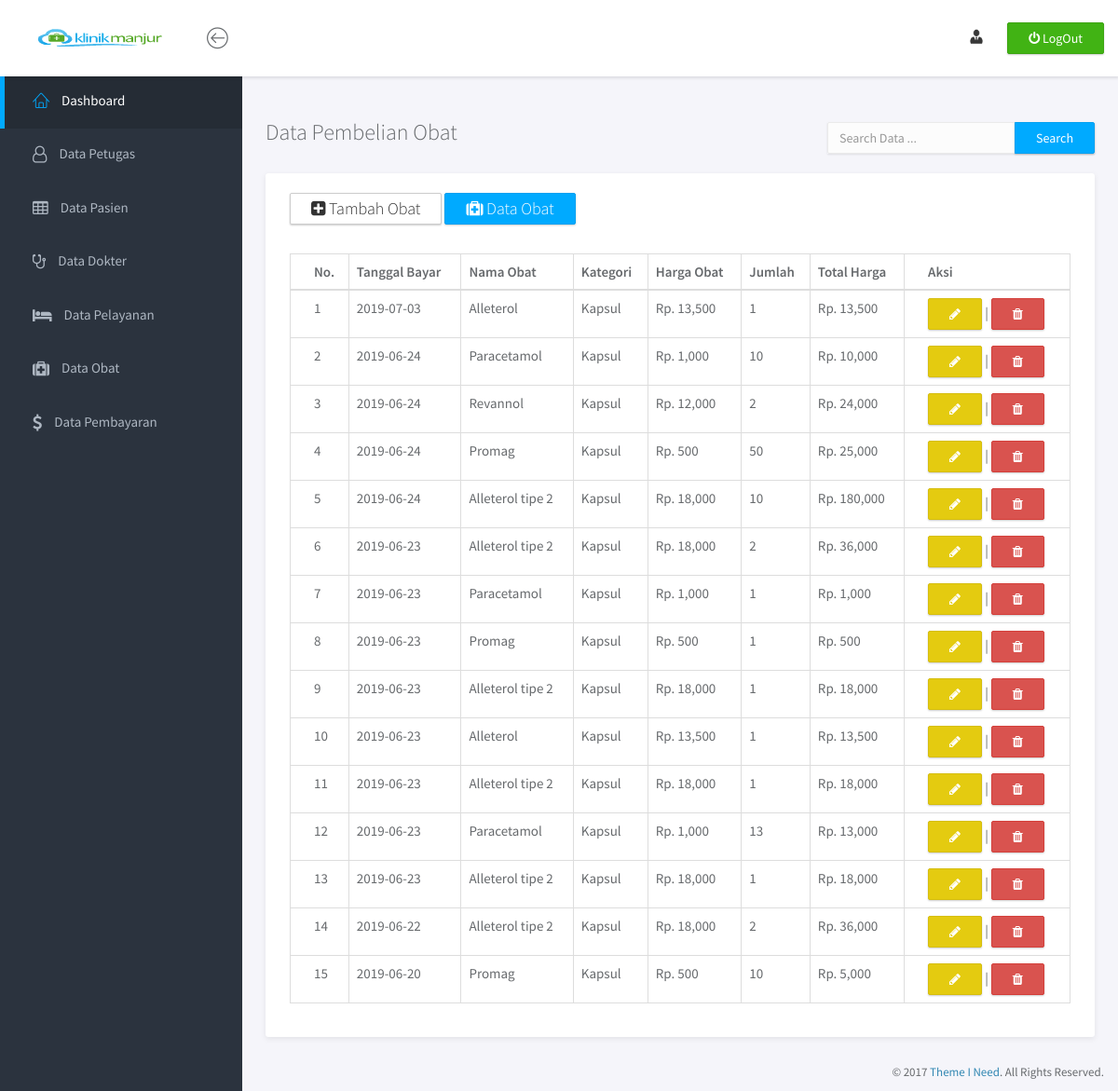
Screenshot of /admin/data-pembelian-obat.php with the database file from the repository.
### tables this page shows
CREATE TABLE `pembayaran_obat` (
  `id_pembayaran_obat` int(11) NOT NULL,
  `id_bayar` int(11) NOT NULL,
  `id_obat` int(11) NOT NULL,
  `jumlah` int(11) NOT NULL
);

CREATE TABLE `bayar` (
  `id_bayar` int(11) NOT NULL,
  `id_pasien` int(11) NOT NULL,
  `id_dokter` int(11) NOT NULL,
  `tanggal_bayar` date NOT NULL,
  `tarif` varchar(20) NOT NULL,
  `biaya_resep` varchar(30) NOT NULL,
  `keluhan` text NOT NULL,
  `diagnosa` text NOT NULL,
  `resep` text NOT NULL,
  `total_bayar` varchar(50) NOT NULL
);

CREATE TABLE `obat` (
  `id_obat` int(11) NOT NULL,
  `nama_obat` varchar(50) NOT NULL,
  `kategori` enum('Kapsul','Pil','Sirup','Tetes','Antibiotik') NOT NULL,
  `harga_obat` varchar(20) NOT NULL,
  `stok` int(11) NOT NULL,
  `keterangan` text NOT NULL
);

### admin/data-pembelian-obat.php (the view, shortened to what this page needs)
<?php
include 'koneksi.php';
$ambil = $koneksi ->query("SELECT * FROM pembayaran_obat INNER JOIN bayar ON pembayaran_obat.id_bayar = bayar.id_bayar INNER JOIN obat ON pembayaran_obat.id_obat = obat.id_obat ORDER BY id_pembayaran_obat DESC");
?>
<!doctype html>
<html lang="en">
<head>
	<link rel="stylesheet" href="assets/vendor/bootstrap/css/bootstrap.min.css">
	<link rel="stylesheet" href="assets/vendor/font-awesome/css/font-awesome.min.css">
	<link rel="stylesheet" href="assets/vendor/linearicons/style.css">
	<link rel="stylesheet" href="assets/css/main.css">
	<link rel="stylesheet" href="assets/css/demo.css">
</head>
<body>
	<div id="wrapper">
		<nav class="navbar navbar-default navbar-fixed-top">
			<div class="brand">
				<img src="assets/img/manjur.png" alt="Klorofil Logo" class="img-responsive logo">
			</div>
			<div class="container-fluid">
				<div class="navbar-btn">
					<button type="button" class="btn-toggle-fullwidth"><i class="lnr lnr-arrow-left-circle"></i></button>
				</div>
				<div class="navbar-btn navbar-btn-right">
					<a class="btn btn-success update-pro" href="logout.php" title="LOGOUT"><i class="fa fa-power-off"></i> <span> LogOut</span></a>
				</div>
				<div id="navbar-menu">
					<ul class="nav navbar-nav navbar-right">
						<li class="dropdown">
							<a href="#" class="dropdown-toggle" data-toggle="dropdown"><img src="assets/img/kepsek.png" class="img-circle" alt="Avatar"> <span><?php print_r($_SESSION['user']) ?></span></a>
						</li>
					</ul>
				</div>
			</div>
		</nav>
		<div id="sidebar-nav" class="sidebar">
			<div class="sidebar-scroll">
				<nav>
					<ul class="nav">
						<li><a href="dashboard.php" class="active"><i class="lnr lnr-home"></i> <span>Dashboard</span></a></li>
						<li><a href="data-petugas.php" class=""><i class="fa fa-user-o"></i> <span>Data Petugas</span></a></li>
						<li><a href="data-pasien.php" class=""><i class="fa fa-table"></i> <span>Data Pasien</span></a></li>
						<li><a href="data-dokter.php" class=""><i class="fa fa-stethoscope"></i> <span>Data Dokter</span></a></li>
						<li><a href="data-pelayanan.php" class=""><i class="fa fa-bed"></i> <span>Data Pelayanan</span></a></li>
						<li><a href="data-obat.php" class=""><i class="fa fa-medkit"></i> <span>Data Obat</span></a></li>
						<li><a href="data-biaya.php" class=""><i class="fa fa-usd"></i> <span>Data Pembayaran</span></a></li>
					</ul>
				</nav>
			</div>
		</div>
		<div class="main">
			<div class="main-content">
				<div class="container-fluid">
					<form class="navbar-form navbar-right" action="search-pembelian-obat.php" method="post">
						<div class="input-group">
							<input type="text" name="keyword" value="" class="form-control" placeholder="Search Data ..." autocomplete="off" autofocus>
							<span class="input-group-btn">
								<button type="submit" class="btn btn-primary" name="cari">Search</button>
							</span>
						</div>
					</form>
						<br>
					<h3 class="page-title">Data Pembelian Obat</h3>
							<div class="panel">
								<div class="panel-heading">
									<a href="tambah-obat.php" class="btn-default btn">
										<h6 class="panel-title"><i class="fa fa-plus-square" aria-hidden="true"></i> Tambah Obat</h6>
									</a>
									<a href="data-obat.php" class="btn-primary btn">
										<h6 class="panel-title"><i class="fa fa-medkit" aria-hidden="true"></i> Data Obat</h6>
									</a>
									<br>
								</div>
								<div class="panel-body">
									<table class="table table-bordered">
										<thead>
											<tr>
												<th>No.</th>
												<th>Tanggal Bayar</th>
												<th>Nama Obat</th>
												<th>Kategori</th>
												<th>Harga Obat</th>
												<th>Jumlah</th>
												<th>Total Harga</th>
												<th>Aksi</th>
											</tr>
										</thead>
										<tbody>
											<?php
												$no=1;
												while ($pecah = $ambil->fetch_assoc()){
											?>
											<tr>
												<td><?php echo $no; ?></td>
												<td><?php echo $pecah["tanggal_bayar"]; ?></td>
												<td><?php echo $pecah["nama_obat"]; ?></td>
												<td><?php echo $pecah["kategori"]; ?></td>
												<td>Rp. <?php echo number_format($pecah["harga_obat"]);?></td>
												<td><?php echo $pecah["jumlah"]; ?></td>
												<td>Rp. <?php echo number_format($pecah["harga_obat"]*$pecah["jumlah"]);?></td>
												<td>
													<a href="update-obat.php?id=<?php echo $pecah['id_obat']; ?>" class="btn-warning btn"><i class="fa fa-pencil"></i>
													</a> |
													<a href="hapus-obat.php?id=<?php echo $pecah['id_obat']; ?>" class="btn-danger btn"><i class="fa fa-trash"></i>
													</a>
												</td>
											</tr>
											<?php $no++;  ?>
											<?php } ?>
										</tbody>
									</table>
								</div>
							</div>
				</div>
			</div>
		</div>
		<footer>
			<div class="container-fluid">
				<p class="copyright">&copy; 2017 <a href="https://www.themeineed.com" target="_blank">Theme I Need</a>. All Rights Reserved.</p>
			</div>
		</footer>
	</div>
</body>
</html>

### rows the page displays
pembayaran_obat: id_bayar.tanggal_bayar "2019-07-03", id_obat.nama_obat "Alleterol", id_obat.kategori "Kapsul", id_obat.harga_obat "13,500", jumlah "1", $pecah["harga_obat"]*$pecah["jumlah"] "13,500"
pembayaran_obat: id_bayar.tanggal_bayar "2019-06-24", id_obat.nama_obat "Paracetamol", id_obat.kategori "Kapsul", id_obat.harga_obat "1,000", jumlah "10", $pecah["harga_obat"]*$pecah["jumlah"] "10,000"
pembayaran_obat: id_bayar.tanggal_bayar "2019-06-24", id_obat.nama_obat "Revannol", id_obat.kategori "Kapsul", id_obat.harga_obat "12,000", jumlah "2", $pecah["harga_obat"]*$pecah["jumlah"] "24,000"
pembayaran_obat: id_bayar.tanggal_bayar "2019-06-24", id_obat.nama_obat "Promag", id_obat.kategori "Kapsul", id_obat.harga_obat "500", jumlah "50", $pecah["harga_obat"]*$pecah["jumlah"] "25,000"
pembayaran_obat: id_bayar.tanggal_bayar "2019-06-24", id_obat.nama_obat "Alleterol tipe 2", id_obat.kategori "Kapsul", id_obat.harga_obat "18,000", jumlah "10", $pecah["harga_obat"]*$pecah["jumlah"] "180,000"
pembayaran_obat: id_bayar.tanggal_bayar "2019-06-23", id_obat.nama_obat "Alleterol tipe 2", id_obat.kategori "Kapsul", id_obat.harga_obat "18,000", jumlah "2", $pecah["harga_obat"]*$pecah["jumlah"] "36,000"
pembayaran_obat: id_bayar.tanggal_bayar "2019-06-23", id_obat.nama_obat "Paracetamol", id_obat.kategori "Kapsul", id_obat.harga_obat "1,000", jumlah "1", $pecah["harga_obat"]*$pecah["jumlah"] "1,000"
pembayaran_obat: id_bayar.tanggal_bayar "2019-06-23", id_obat.nama_obat "Promag", id_obat.kategori "Kapsul", id_obat.harga_obat "500", jumlah "1", $pecah['harga_obat']*$pecah['jumlah'] "500"
pembayaran_obat: id_bayar.tanggal_bayar "2019-06-23", id_obat.nama_obat "Alleterol tipe 2", id_obat.kategori "Kapsul", id_obat.harga_obat "18,000", jumlah "1", $pecah["harga_obat"]*$pecah["jumlah"] "18,000"
pembayaran_obat: id_bayar.tanggal_bayar "2019-06-23", id_obat.nama_obat "Alleterol", id_obat.kategori "Kapsul", id_obat.harga_obat "13,500", jumlah "1", $pecah["harga_obat"]*$pecah["jumlah"] "13,500"
pembayaran_obat: id_bayar.tanggal_bayar "2019-06-23", id_obat.nama_obat "Alleterol tipe 2", id_obat.kategori "Kapsul", id_obat.harga_obat "18,000", jumlah "1", $pecah["harga_obat"]*$pecah["jumlah"] "18,000"
pembayaran_obat: id_bayar.tanggal_bayar "2019-06-23", id_obat.nama_obat "Paracetamol", id_obat.kategori "Kapsul", id_obat.harga_obat "1,000", jumlah "13", $pecah["harga_obat"]*$pecah["jumlah"] "13,000"
pembayaran_obat: id_bayar.tanggal_bayar "2019-06-23", id_obat.nama_obat "Alleterol tipe 2", id_obat.kategori "Kapsul", id_obat.harga_obat "18,000", jumlah "1", $pecah["harga_obat"]*$pecah["jumlah"] "18,000"
pembayaran_obat: id_bayar.tanggal_bayar "2019-06-22", id_obat.nama_obat "Alleterol tipe 2", id_obat.kategori "Kapsul", id_obat.harga_obat "18,000", jumlah "2", $pecah["harga_obat"]*$pecah["jumlah"] "36,000"
pembayaran_obat: id_bayar.tanggal_bayar "2019-06-20", id_obat.nama_obat "Promag", id_obat.kategori "Kapsul", id_obat.harga_obat "500", jumlah "10", $pecah["harga_obat"]*$pecah["jumlah"] "5,000"
